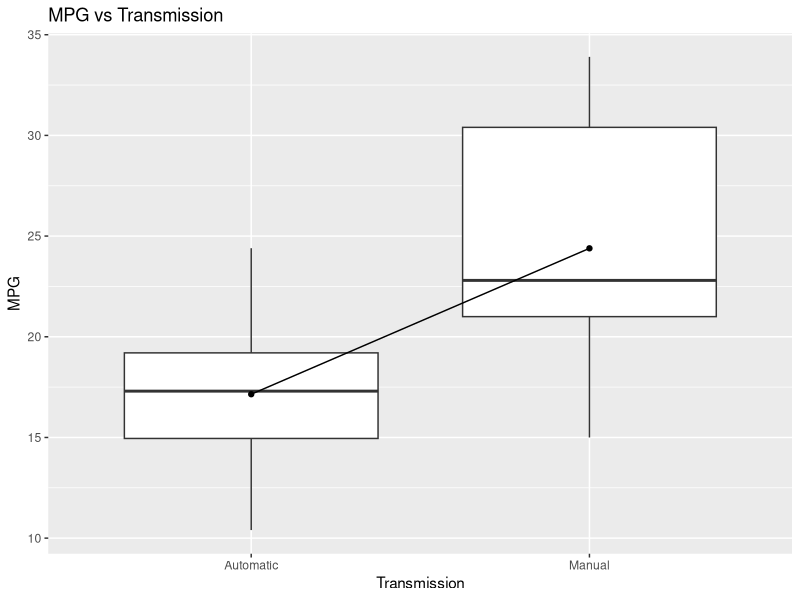
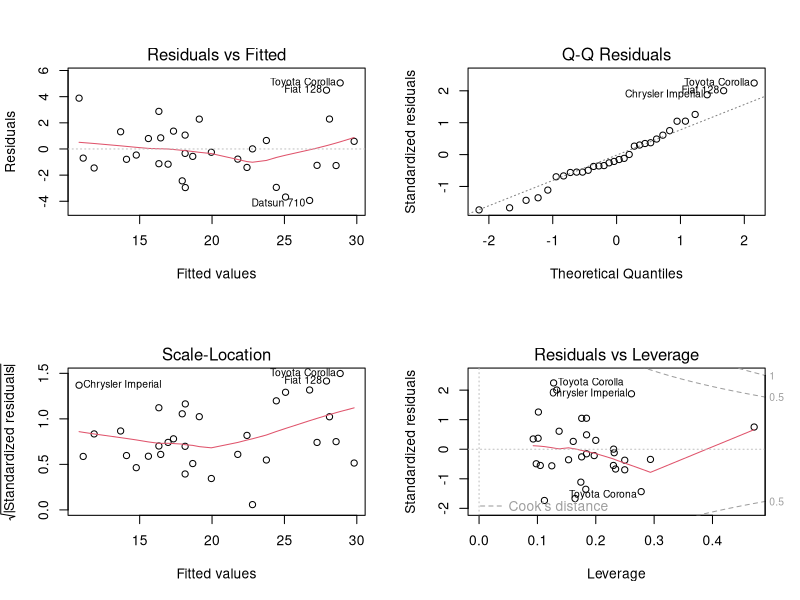

Generate these figures, in order, with R:
## ---- chunk 1
knitr::opts_chunk$set(echo = TRUE)
library(car)
library(ggplot2)
## ---- chunk 2
data("mtcars")
?mtcars 
# am variable accounts for transmission, and mpg for miles per gallon. 
# am, cyl, vs, gear and carb are factors
mtcars$am <- factor(mtcars$am,labels=c('Automatic','Manual'))
cols <- c("cyl", "vs", "gear", "carb")
mtcars[cols] <- lapply(mtcars[cols], factor)
fit <- lm(mpg ~am, mtcars)
summary(fit)$coefficients
summary(fit)$r.squared
## ---- chunk 3
fitall <- lm(mpg ~ ., data = mtcars)
fitbest <- step(fitall, direction = "both")
## ---- chunk 4
anova(fit,fitbest,fitall)
## ---- chunk 5
summary(fitbest)$r.squared
## ---- chunk 6
t.test(mpg ~ am, data = mtcars)
## ---- chunk 7
cov(fitbest$residuals, hatvalues(fitbest))
## ---- chunk 8
leverage <- hatvalues(fitbest)
tail(sort(leverage),3)

influential <- dfbetas(fitbest)
tail(sort(influential[,6]),3)
## ---- chunk 9
summary(fitbest)
## ---- chunk 10
g <- ggplot(mtcars) + aes(x = factor(am), y = mpg) + geom_boxplot() 
g <- g + stat_summary(fun.y=mean, geom="line", aes(group=1)) + stat_summary(fun.y=mean, geom="point") + ggtitle("MPG vs Transmission") + xlab("Transmission") + ylab("MPG")
g
## ---- chunk 11
par(mfrow = c(2, 2))
plot(fitbest)
